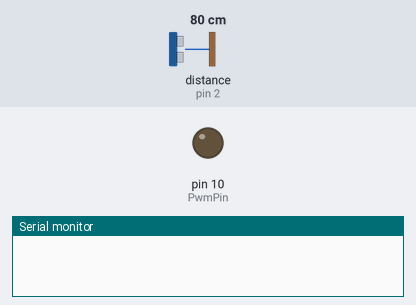
The sketch below on a simulated Arduino Uno, built with avr-gcc and run on an emulated ATmega328P. Shown: output pins drawn as LEDs (lit = HIGH), the last lines printed to the serial monitor. Wiring (inferred from the names in the program): range finder with pulse-width output: data pin 2. The test bench sets the inputs (shaded band); at power-on: distance to the obstacle (sensor on pin 2) 80 cm. Random numbers use the default seed unless the sketch sets one.

Above: at 0.1 s.
At 4.9 s:
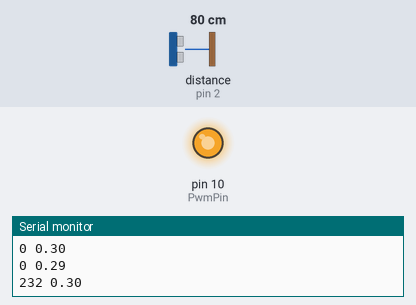
At 14.5 s:
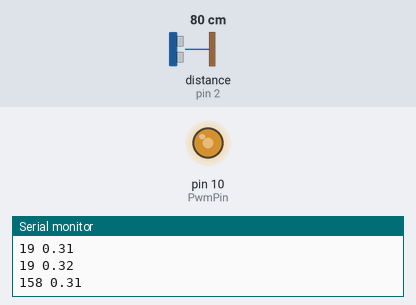
At 38.7 s:
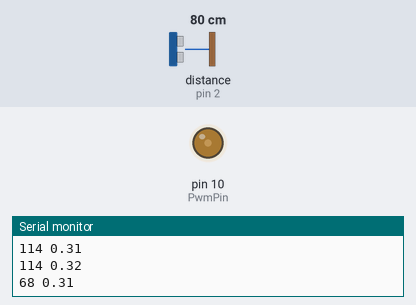
Timing chart, 0 to 40.0 s (numbered marks = the images above):
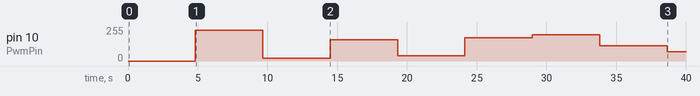

Measured:
- by itself, pin 10 (PwmPin): 0/255 → 232/255 at 4.8 s, → 19/255 4.8 s later, → 158/255 4.8 s later, → 38/255 4.8 s later, … (8 changes in this stretch)

The sketch:

muestreo2.ino
```cpp
volatile unsigned int c = 0;

int PwmPin = 10;
int encoderDIGPin = 2;

float vel, vel0, vel1;
float pi = 3.14159265359;

int counter=0, u=0, n=0;

void setup() {
    Serial.begin(9600);
    pinMode(PwmPin, OUTPUT);
    pinMode(encoderDIGPin, INPUT);
    attachInterrupt(0, docount, RISING);  // increase counter when speed sensor pin goes High

    SREG = (SREG & 0b01111111);
    TIMSK2 = TIMSK2|0b00000001;
    TCCR2B = 0b00000111; // F[Hz] = 7812.5 Hz
    SREG = (SREG & 0b01111111) | 0b10000000;
}

void loop() {
    analogWrite(PwmPin, u);
}

void docount()  // counts from the speed sensor
{
  counter++;  // increase +1 the counter value
}

int N = 417;
int Tc = 32.64;
float num, den=N*Tc;
ISR(TIMER2_OVF_vect) { // cada 255 / F[Hz]= 32.64 ms
    c++;
    if(c > 147) {
        u = random(0, 255);
        c=0;
    }

    // Acción de filtrado
    num = counter * 2 * pi * 1000;
    vel = num / den;
    vel0 = 0.0203 * vel + 0.9797 * vel1; // fc=0.1Hz & Ts=32.64ms
    vel1 = vel0;
    counter = 0;

    // Acción de control PID
    if(c % 7 == 0) { // cada 7 * 32.64 ms
        Serial.print(u);
        Serial.print(" ");
        Serial.print(vel0);
        Serial.println(" ");
    }
}
```
